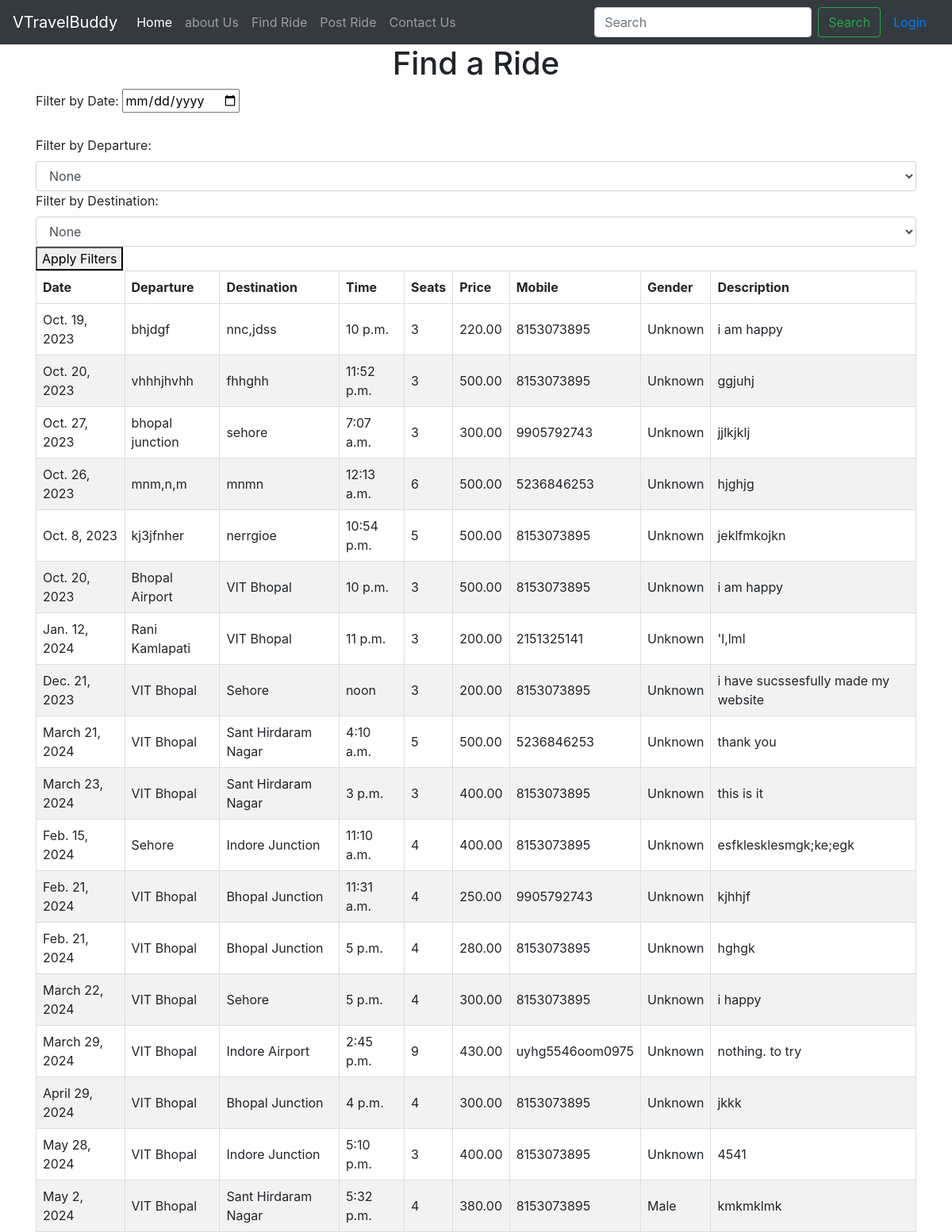
Page /find_ride on the committed database.
### home/models.py (models this page shows, shortened)
class Ride(models.Model):
    departure = models.CharField(max_length=255)
    destination = models.CharField(max_length=255)
    date = models.DateField()
    time = models.TimeField()
    seats = models.PositiveIntegerField()
    price = models.DecimalField(max_digits=10, decimal_places=2)
    mobile = models.CharField(max_length=20)
    description = models.TextField()
    GENDER_CHOICES = (
        ('Male', 'Male'),
        ('Female', 'Female'),
    )
    gender = models.CharField(max_length=10, choices=GENDER_CHOICES)

### home/views.py (the view)
# urls.py: path("find_ride",views.find_ride,name='find_ride'),
def find_ride(request):
    rides = Ride.objects.all()
    departure = request.GET.get('departure')
    if departure:
        rides = rides.filter(departure__icontains=departure)
    destination = request.GET.get('destination')
    if destination:
        rides = rides.filter(destination__icontains=destination)  # Case-insensitive filter
    date = request.GET.get('date')
    if date:
        rides = rides.filter(date=date)
    time = request.GET.get('time')
    if time:
        rides = rides.filter(time=time)
    return render(request, 'find_ride.html', {'rides': rides})

### home/templates/find_ride.html (shortened to what this page needs)
{% extends "base.html" %}
{% block body %}
<div class="container">
    <h1 class="text-center">Find a Ride</h1>
    <form method="get" action="{% url 'find_ride' %}">
        <label for="date_filter">Filter by Date:</label>
        <input type="date" id="date_filter" name="date_filter">
        <br><br>
        <label for="departure_filter">Filter by Departure:</label>
        <select class="form-control" id="departure" name="departure">
            <option value="">None</option>
        </select>
        <label for="destination_filter">Filter by Destination:</label>
        <select class="form-control" id="destination" name="destination">
            <option value="">None</option>
        </select>
        <button type="submit">Apply Filters</button>
    </form>
    <table>
        <thead>
          <tr>
            <th>Date</th>
            <th>Departure</th>
            <th>Destination</th>
            <th>Time</th>
            <th>Seats</th>
            <th>Price</th>
            <th>Mobile</th>
            <th>Gender</th>
            <th>Description</th>
          </tr>
        </thead>
        <tbody>
          {% for ride in rides %}
            <tr>
              <td>{{ ride.date }}</td>
              <td>{{ ride.departure }}</td>
              <td>{{ ride.destination }}</td>
              <td>{{ ride.time }}</td>
              <td>{{ ride.seats }}</td>
              <td>{{ ride.price }}</td>
              <td>{{ ride.mobile }}</td>
              <td>
                {% if ride.gender == 'Male' %}
                    Male
                {% elif ride.gender == 'Female' %}
                    Female
                {% else %}
                    Unknown
                {% endif %}
              </td>
              <td>{{ ride.description }}</td>
            </tr>
          {% empty %}
            <tr>
              <td colspan="8">No rides found.</td>
            </tr>
          {% endfor %}
        </tbody>
    </table>
</div>
{% endblock body %}

### home/templates/base.html (shortened to what this page needs)
<!doctype html>
<html lang="en">
  <head>
    <link rel="stylesheet" href="https://cdn.jsdelivr.net/npm/bootstrap@4.3.1/dist/css/bootstrap.min.css">
  </head>
  <body>
    <nav class="navbar navbar-expand-lg navbar-dark bg-dark">
        <a class="navbar-brand" href="#">VTravelBuddy</a>
        <div class="collapse navbar-collapse" id="navbarSupportedContent">
          <ul class="navbar-nav mr-auto">
            <li class="nav-item active">
              <a class="nav-link" href="/">Home <span class="sr-only">(current)</span></a>
            </li>
          <li class="nav-item">
              <a class="nav-link" href="/about">about Us</a>
          </li>
          <li class="nav-item">
            <a class="nav-link" href="/find_ride">Find Ride</a>
          </li>
          <li class="nav-item">
            <a class="nav-link" href="/post_ride">Post Ride</a>
          </li>
          <li class="nav-item">
            <a class="nav-link" href="/contact">Contact Us</a>
          </li>
          </ul>
          <form class="form-inline my-2 my-lg-0">
            <input class="form-control mr-sm-2" type="search" placeholder="Search" aria-label="Search">
            <button class="btn btn-outline-success my-2 my-sm-0" type="submit">Search</button>
          </form>
        </div>
        {% if user.is_authenticated %}
          <div class="navbar">
            <a href="{% url 'logout' %}">Logout</a>
          </div>
        {% else %}
          <div class="navbar">
            <a href="{% url 'login' %}">Login</a>
          </div>
        {% endif %}
    </nav>
    {% block body %}{% endblock body %}
  </body>
</html>

### home/templates/find_ride.html (style rules this page uses)
table { width: 100%; border-collapse: collapse; }
th, td { border: 1px solid #dddddd; text-align: left; padding: 8px; }
tr:nth-child(even) { background-color: #f2f2f2; }

### rows in the picture
Ride: date "Oct. 19, 2023", departure "bhjdgf", destination "nnc,jdss", time "10 p.m.", seats "3", price "220.00", mobile "8153073895", gender "Unknown", description "i am happy"
Ride: date "Oct. 20, 2023", departure "vhhhjhvhh", destination "fhhghh", time "11:52 p.m.", seats "3", price "500.00", mobile "8153073895", gender "Unknown", description "ggjuhj"
Ride: date "Oct. 27, 2023", departure "bhopal junction", destination "sehore", time "7:07 a.m.", seats "3", price "300.00", mobile "9905792743", gender "Unknown", description "jjlkjklj"
Ride: date "Oct. 26, 2023", departure "mnm,n,m", destination "mnmn", time "12:13 a.m.", seats "6", price "500.00", mobile "5236846253", gender "Unknown", description "hjghjg"
Ride: date "Oct. 8, 2023", departure "kj3jfnher", destination "nerrgioe", time "10:54 p.m.", seats "5", price "500.00", mobile "8153073895", gender "Unknown", description "jeklfmkojkn"
Ride: date "Oct. 20, 2023", departure "Bhopal Airport", destination "VIT Bhopal", time "10 p.m.", seats "3", price "500.00", mobile "8153073895", gender "Unknown", description "i am happy"
Ride: date "Jan. 12, 2024", departure "Rani Kamlapati", destination "VIT Bhopal", time "11 p.m.", seats "3", price "200.00", mobile "2151325141", gender "Unknown", description "'l,lml"
Ride: date "Dec. 21, 2023", departure "VIT Bhopal", destination "Sehore", time "noon", seats "3", price "200.00", mobile "8153073895", gender "Unknown", description "i have sucssesfully made my website"
Ride: date "March 21, 2024", departure "VIT Bhopal", destination "Sant Hirdaram Nagar", time "4:10 a.m.", seats "5", price "500.00", mobile "5236846253", gender "Unknown", description "thank you"
Ride: date "March 23, 2024", departure "VIT Bhopal", destination "Sant Hirdaram Nagar", time "3 p.m.", seats "3", price "400.00", mobile "8153073895", gender "Unknown", description "this is it"
Ride: date "Feb. 15, 2024", departure "Sehore", destination "Indore Junction", time "11:10 a.m.", seats "4", price "400.00", mobile "8153073895", gender "Unknown", description "esfklesklesmgk;ke;egk"
Ride: date "Feb. 21, 2024", departure "VIT Bhopal", destination "Bhopal Junction", time "11:31 a.m.", seats "4", price "250.00", mobile "9905792743", gender "Unknown", description "kjhhjf"
Ride: date "Feb. 21, 2024", departure "VIT Bhopal", destination "Bhopal Junction", time "5 p.m.", seats "4", price "280.00", mobile "8153073895", gender "Unknown", description "hghgk"
Ride: date "March 22, 2024", departure "VIT Bhopal", destination "Sehore", time "5 p.m.", seats "4", price "300.00", mobile "8153073895", gender "Unknown", description "i happy"
Ride: date "March 29, 2024", departure "VIT Bhopal", destination "Indore Airport", time "2:45 p.m.", seats "9", price "430.00", mobile "uyhg5546oom0975", gender "Unknown", description "nothing. to try"
Ride: date "April 29, 2024", departure "VIT Bhopal", destination "Bhopal Junction", time "4 p.m.", seats "4", price "300.00", mobile "8153073895", gender "Unknown", description "jkkk"
Ride: date "May 28, 2024", departure "VIT Bhopal", destination "Indore Junction", time "5:10 p.m.", seats "3", price "400.00", mobile "8153073895", gender "Unknown", description "4541"
Ride: date "May 2, 2024", departure "VIT Bhopal", destination "Sant Hirdaram Nagar", time "5:32 p.m.", seats "4", price "380.00", mobile "8153073895", gender "Male", description "kmkmklmk"
